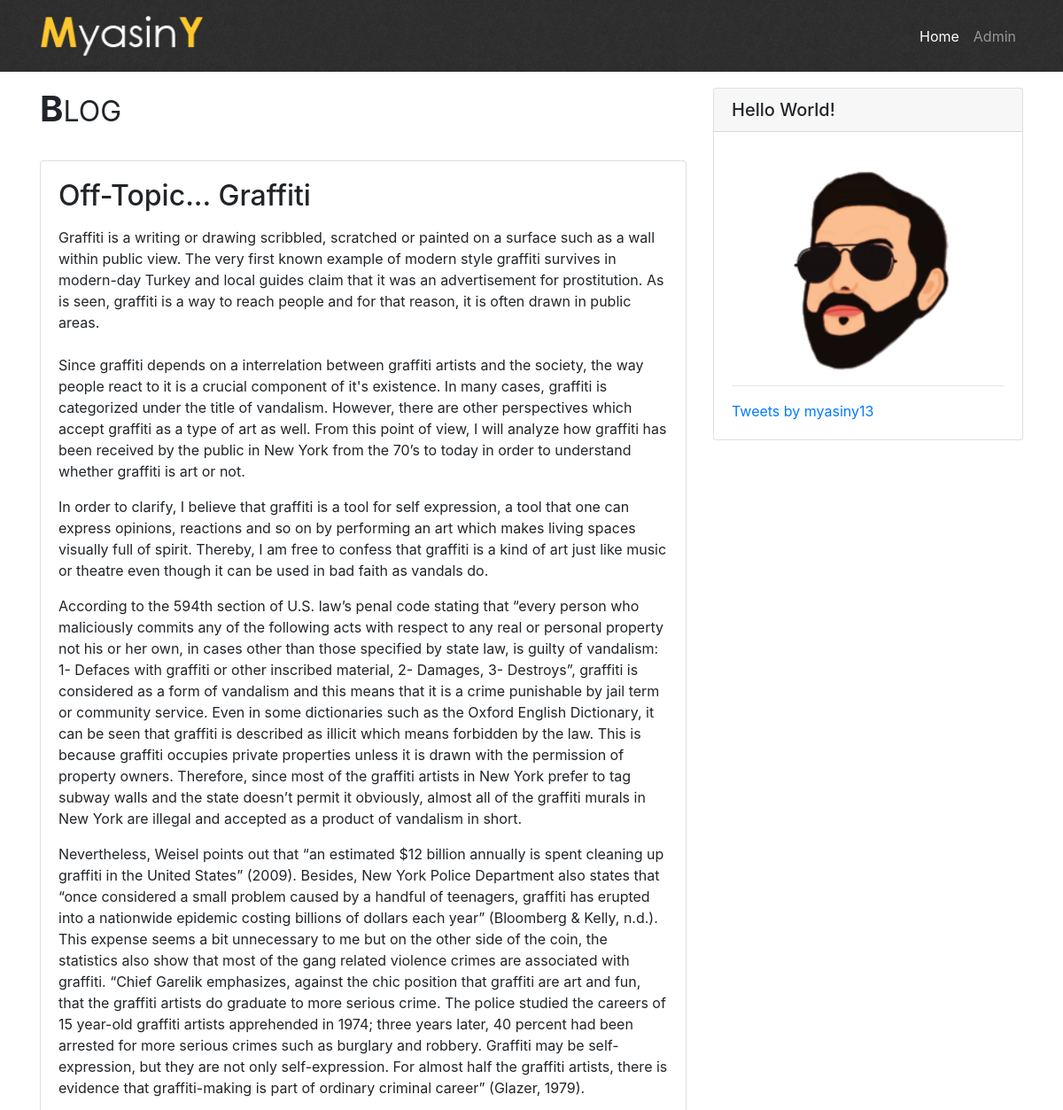
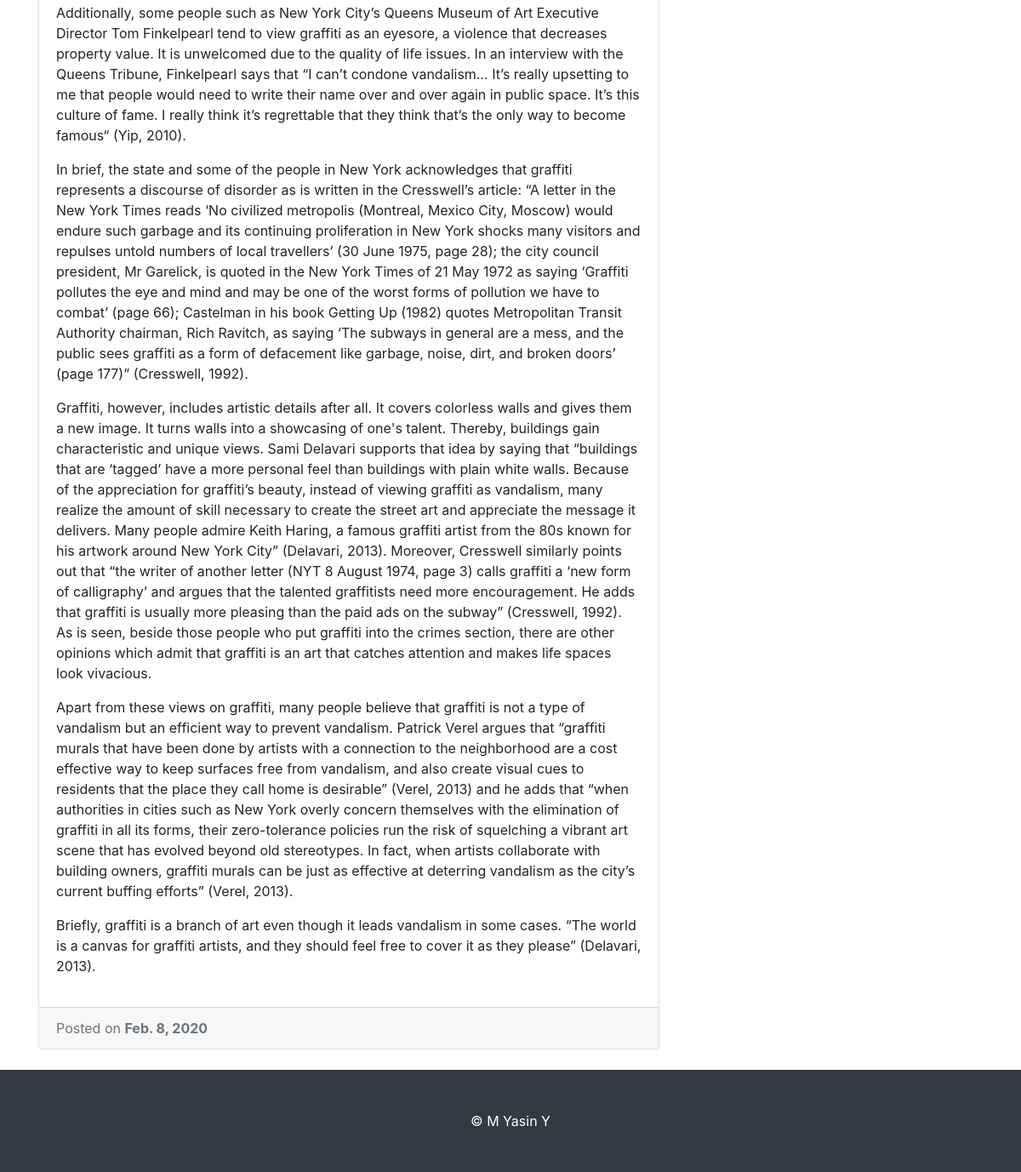
Page /blog/8/ on the committed database (2 pictures, top to bottom).
### myblog/models.py (models this page shows, shortened)
class Post(models.Model):
    title = models.CharField(blank=False, max_length=100)
    body = models.TextField(blank=False)
    date = models.DateField(default=datetime.now)

### myblog/views.py (the view)
# urls.py: path('<post_id>/', views.detail, name='detail')
def detail(request, post_id):
    try:
        post = Post.objects.get(id=post_id)
    except Post.DoesNotExist:
        raise Http404("Sorry :(")
    return render(request, "detail.html", {'result': post})

### templates/detail.html (shortened to what this page needs)
{% extends 'base.html' %}
{% load static %}
{% block content %}
    <div class="a2a_kit a2a_kit_size_32 a2a_default_style paylas">
    </div>
    <div class="card mb-4">
        <div class="card-body">
            <h2 class="card-title">{{ result.title }}</h2>
            {% autoescape off %}
                <p class="card-text">{{ result.body|linebreaks }}</p>
            {% endautoescape %}
        </div>
        <div class="card-footer text-muted">
            Posted on <b>{{ result.date }}</b>
        </div>
    </div>
{% endblock %}

### static/css/base.css (style rules this page uses)
body { padding-top: 75px; }
.paylas { padding: 5px; }

### rows in the picture
Post: title "Off-Topic... Graffiti", body "Graffiti is a writing or drawing scribbled, scratched or painted on a surface such as a wall within public view. The very first known example of modern style graffiti survives in modern-day Turkey and local guides claim that it was an advertisement for prostitution. As is seen, graffiti is a way to reach people and for that reason, it is often drawn in public areas. Since graffiti depends on a interrelation between graffiti artists and the society, the way people react to it is a crucial component of it's existence. In many cases, graffiti is categorized under the title of vandalism. However, there are other perspectives which accept graffiti as a type of art as well. From this point of…", date "Feb. 8, 2020"
